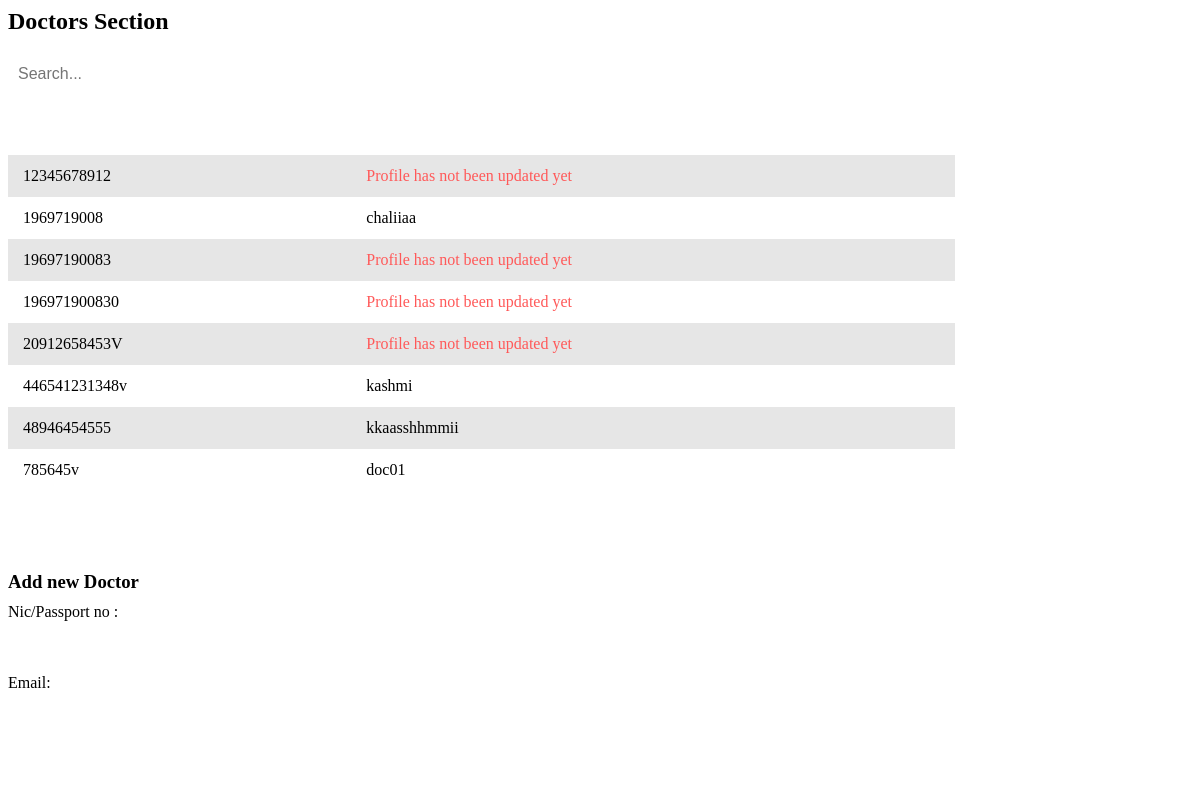
The app's page /admin/doctor.php, older data.
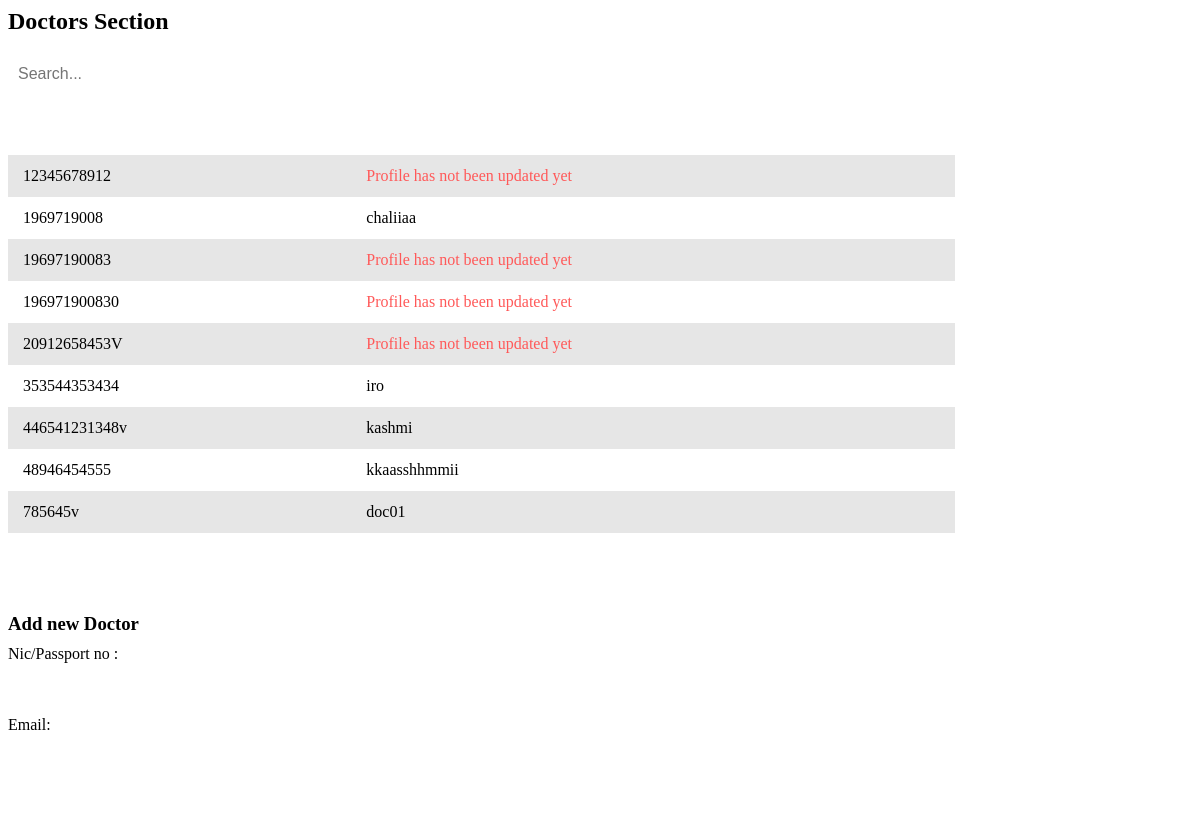
The same page, newer data.
### tables this page shows
CREATE TABLE IF NOT EXISTS `registered_doctor` (
  `id_num` varchar(50) NOT NULL,
  `name` varchar(50) DEFAULT NULL,
  `email` varchar(50) DEFAULT NULL,
  `mobile` varchar(50) DEFAULT NULL,
  `password` varchar(200) DEFAULT NULL,
  `verification_code` varchar(50) DEFAULT NULL,
  `register_date` datetime DEFAULT NULL,
  `status` int DEFAULT '1',
  `age` int DEFAULT NULL,
  `address` text,
  `image` varchar(100) DEFAULT NULL,
  PRIMARY KEY (`id_num`) USING BTREE,
  KEY `FK_registered_doctor_ststus_type` (`status`),
  CONSTRAINT `FK_registered_doctor_ststus_type` FOREIGN KEY (`status`) REFERENCES `status_type` (`id`)
);

### connection.php (called while the page is built, shortened)
<?php
class Database
{
    public static $connection;
    public static function SetUpConnection()
    {
        if (!isset(Database::$connection)) {
            Database::$connection = new mysqli("localhost", "root", "Chalithac*#3031", "healthcare", "3306");
        }
    }
    public static function search($q)
    {
        return Database::$connection->query($q);
    }
}

### admin/doctor.php (the view, shortened to what this page needs)
<head>
</head>
<?php
require_once "../connection.php";
$docResultSet = Database::search("SELECT  `id_num` , `name` FROM `registered_doctor`");
$docResult = $docResultSet->fetch_all(MYSQLI_ASSOC);
?>
<h2 class="content-title">Doctors Section</h2>
<input type="text" id="searchBar" placeholder="Search..." onkeyup="filterTable()">
<table id="dataTable">
    <thead>
        <tr>
            <th>ID</th>
            <th>Name</th>
        </tr>
    </thead>
    <tbody>
        <?php
        foreach ($docResult as $key => $value) {
        ?>
            <tr onclick="window.location.href='employee-profile.php?id_num=<?php echo $value['id_num'] ?>&tname=registered_doctor'">
                <?php
                if ($value['name'] != 'none') {
                ?>
                    <td><?php echo $value['id_num'] ?></td>
                    <?php
                    if (empty($value['name'])) {
                    ?>
                        <td style="color: #ff5959;">Profile has not been updated yet</td>
                    <?php
                    } else {
                    ?>
                        <td><?php echo $value["name"] ?></td>
                    <?php
                    }
                    ?>
            </tr>
    <?php
                }
            }
    ?>
    </tbody>
</table>
<div class="email-form-container">
    <h3>Add new Doctor</h3>
    <div class="emailForm" id="emailForm">
        <div class="form-group">
            <label for="nic">Nic/Passport no :</label>
            <input type="text" id="nic" name="nic" required>
        </div>
        <div class="form-group">
            <label for="email">Email:</label>
            <input type="email" id="email" name="email" required>
        </div>
        <button onclick="sendemail()" type="submit">Send</button>
    </div>
</div>

Row changes from the older to the newer data that the page shows:
added registered_doctor: id_num "353544353434", name "iro"
